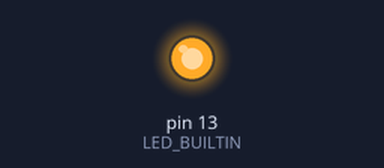
Bench run of a sketch on a simulated Arduino Uno, built with avr-gcc and run on an emulated ATmega328P. Shown: output pins drawn as LEDs (lit = HIGH).

Above: at 0.1 s.
At 26.4 s:
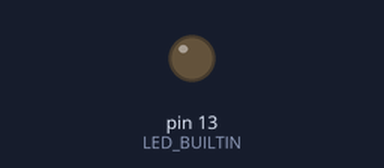
Timing chart, 0 to 40.0 s (numbered marks = the images above):
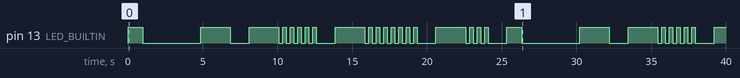

The sketch:

cycles.ino
```cpp
const unsigned long C_LOOP_COUNT = 3000000;

void setup()
{
  pinMode(LED_BUILTIN, OUTPUT);
}


void loop()
{
  unsigned long loopCounter = C_LOOP_COUNT;

  digitalWrite(LED_BUILTIN, HIGH);
  delay(1000);
  digitalWrite(LED_BUILTIN, LOW);
  delay(100);

  unsigned long startTime_ms = millis();

  while (loopCounter-- > 0) {
    if (loopCounter == C_LOOP_COUNT / 2) {
      digitalWrite(LED_BUILTIN, HIGH);
      digitalWrite(LED_BUILTIN, LOW);
    }
  }

  unsigned long endTime_ms = millis();
  unsigned long total_ms = endTime_ms - startTime_ms;

  while (total_ms > 0) {
    digitalWrite(LED_BUILTIN, HIGH);
    delay(2000);
    digitalWrite(LED_BUILTIN, LOW);
    delay(250);

    int blinkCount = (int)(total_ms % 10);
    for (int b = 0; b < blinkCount; b++) {
      digitalWrite(LED_BUILTIN, HIGH);
      delay(250);
      digitalWrite(LED_BUILTIN, LOW);
      delay(250);
    }

    delay(1000);

    total_ms = total_ms / 10;
  }
}
```

Measured:
- by itself, pin 13 (LED_BUILTIN): LOW → HIGH at 0.00 s, → LOW 1.0 s later, → HIGH 3.9 s later, → LOW 2.0 s later, … (57 changes in this stretch)
